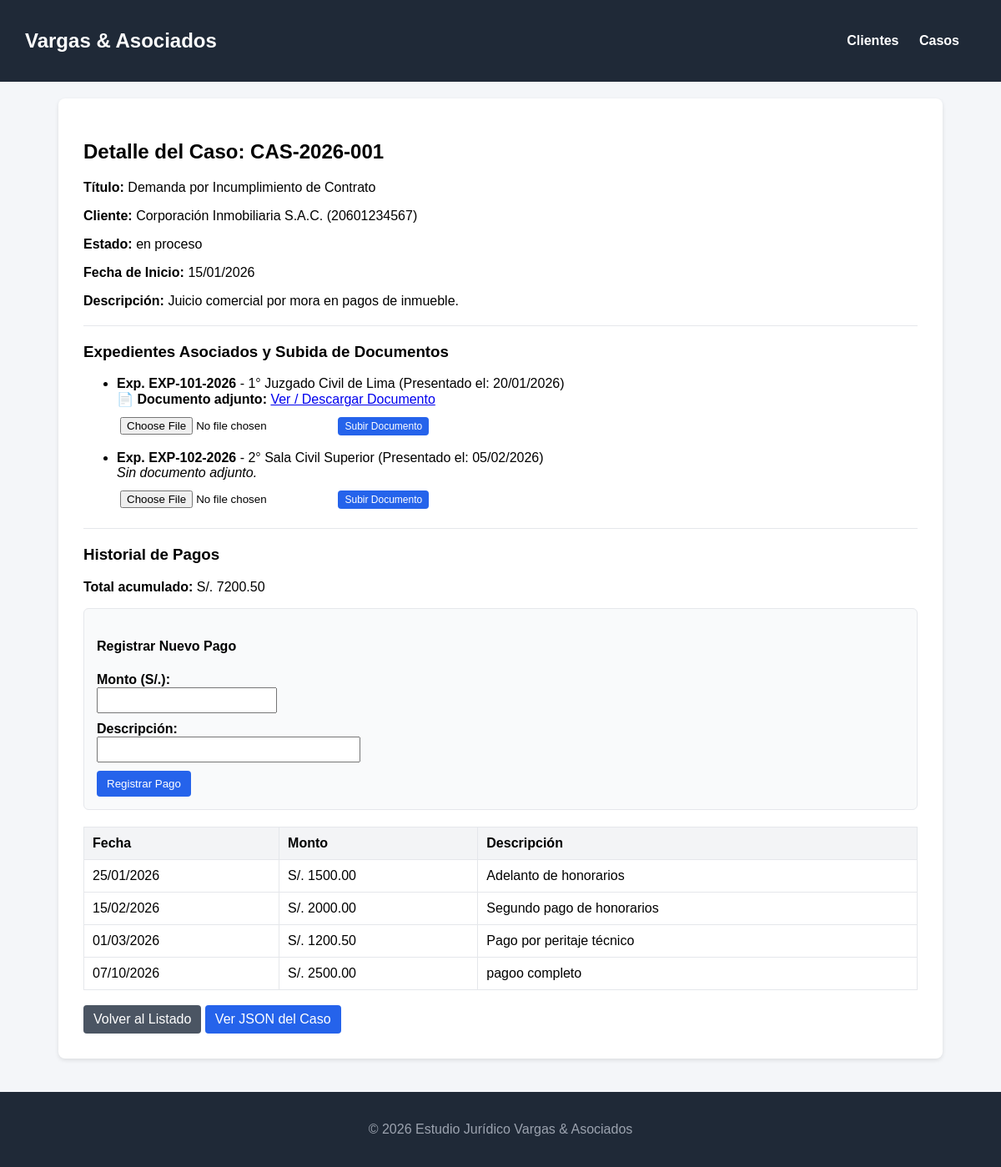
The page /casos/1/ on the database its author committed.
### casos/models.py (models this page shows, shortened)
class Caso(models.Model):
    codigo = models.CharField(max_length=20, unique=True)
    titulo = models.CharField(max_length=200)
    descripcion = models.TextField()
    fecha_inicio = models.DateField()
    cliente = models.ForeignKey(Cliente, on_delete=models.PROTECT, related_name='casos')
    estado = models.ForeignKey(EstadoCaso, on_delete=models.PROTECT, related_name='casos')
    abogados = models.ManyToManyField(User, related_name='casos_asignados')
    def total_pagado(self):
        resultado = self.pagos.aggregate(total=Sum('monto'))['total']
        return resultado if resultado is not None else 0.00

class Cliente(models.Model):
    nombres = models.CharField(max_length=150)
    documento = models.CharField(max_length=20, unique=True)  # DNI o RUC único
    telefono = models.CharField(max_length=20, blank=True, null=True)
    correo = models.EmailField()

class EstadoCaso(models.Model):
    nombre = models.CharField(max_length=50, unique=True)
    permite_pagos = models.BooleanField(default=True)

class Expediente(models.Model):
    numero = models.CharField(max_length=50, unique=True)
    juzgado = models.CharField(max_length=150)
    fecha_presentacion = models.DateField()
    caso = models.ForeignKey(Caso, on_delete=models.CASCADE, related_name='expedientes')
    documento = models.FileField(upload_to='expedientes/', blank=True, null=True)

class Pago(models.Model):
    caso = models.ForeignKey(Caso, on_delete=models.CASCADE, related_name='pagos')
    monto = models.DecimalField(max_digits=10, decimal_places=2)
    fecha = models.DateField()
    descripcion = models.TextField(blank=True, null=True)

### casos/views.py (the view, shortened to what this page needs)
# urls.py: path('casos/<int:pk>/', views.detalle_caso, name='detalle_caso'),
def detalle_caso(request, pk):
    caso = get_object_or_404(Caso, pk=pk)
    expedientes = caso.expedientes.all()
    pagos = caso.pagos.all()
    return render(request, 'casos/caso_detail.html', {
        'caso': caso,
        'expedientes': expedientes,
        'pagos': pagos,
    })

### templates/casos/caso_detail.html (shortened to what this page needs)
{% extends 'casos/base.html' %}
{% block contenido %}
<h2>Detalle del Caso: {{ caso.codigo }}</h2>
<p><strong>Título:</strong> {{ caso.titulo }}</p>
<p><strong>Cliente:</strong> {{ caso.cliente.nombres }} ({{ caso.cliente.documento }})</p>
<p><strong>Estado:</strong> {{ caso.estado.nombre }}</p>
<p><strong>Fecha de Inicio:</strong> {{ caso.fecha_inicio|date:"d/m/Y" }}</p>
<p><strong>Descripción:</strong> {{ caso.descripcion }}</p>
<hr style="margin: 20px 0; border: 0; border-top: 1px solid #e5e7eb;">
<h3>Expedientes Asociados y Subida de Documentos</h3>
<ul>
    {% for exp in expedientes %}
        <li style="margin-bottom: 15px;">
            <strong>Exp. {{ exp.numero }}</strong> - {{ exp.juzgado }} (Presentado el: {{ exp.fecha_presentacion|date:"d/m/Y" }})
            {% if exp.documento %}
                <br>📄 <strong>Documento adjunto:</strong> <a href="{{ exp.documento.url }}" target="_blank">Ver / Descargar Documento</a>
            {% else %}
                <br><em>Sin documento adjunto.</em>
            {% endif %}
            <form method="POST" enctype="multipart/form-data" style="margin-top: 8px;">
                <input type="file" name="documento" required style="padding: 4px;">
                <button type="submit" name="btn_documento" class="btn" style="padding: 4px 8px; font-size: 12px;">Subir Documento</button>
            </form>
        </li>
    {% empty %}
        <li>No hay expedientes registrados para este caso.</li>
    {% endfor %}
</ul>
<hr style="margin: 20px 0; border: 0; border-top: 1px solid #e5e7eb;">
<h3>Historial de Pagos</h3>
<p><strong>Total acumulado:</strong> S/. {{ caso.total_pagado|floatformat:2 }}</p>
<div style="background-color: #f9fafb; padding: 15px; border-radius: 6px; border: 1px solid #e5e7eb; margin-bottom: 20px;">
    <h4>Registrar Nuevo Pago</h4>
    <form method="POST">
        <div style="margin-bottom: 10px;">
            <label for="monto"><strong>Monto (S/.):</strong></label><br>
            <input type="number" step="0.01" name="monto" id="monto" required style="padding: 6px; width: 200px;">
        </div>
        <div style="margin-bottom: 10px;">
            <label for="descripcion"><strong>Descripción:</strong></label><br>
            <input type="text" name="descripcion" id="descripcion" style="padding: 6px; width: 300px;">
        </div>
        <button type="submit" name="btn_pago" class="btn">Registrar Pago</button>
    </form>
</div>
<table>
    <thead>
        <tr>
            <th>Fecha</th>
            <th>Monto</th>
            <th>Descripción</th>
        </tr>
    </thead>
    <tbody>
        {% for pago in pagos %}
        <tr>
            <td>{{ pago.fecha|date:"d/m/Y" }}</td>
            <td>S/. {{ pago.monto|floatformat:2 }}</td>
            <td>{{ pago.descripcion|default:"-" }}</td>
        </tr>
        {% empty %}
        <tr>
            <td colspan="3">No se registran pagos para este caso.</td>
        </tr>
        {% endfor %}
    </tbody>
</table>
<br>
<a href="{% url 'lista_casos' %}" class="btn btn-secondary">Volver al Listado</a>
<a href="{% url 'api_caso' caso.id %}" target="_blank" class="btn">Ver JSON del Caso</a>
{% endblock %}

### templates/casos/base.html (shortened to what this page needs)
<!DOCTYPE html>
<html lang="es">
<head>
</head>
<body>
    <header>
        <h2>Vargas & Asociados</h2>
        <nav>
            <a href="{% url 'lista_clientes' %}">Clientes</a>
            <a href="{% url 'lista_casos' %}">Casos</a>
        </nav>
    </header>
    <div class="container">
        {% block contenido %}{% endblock %}
    </div>
    <footer>
        <p>&copy; 2026 Estudio Jurídico Vargas & Asociados</p>
    </footer>
</body>
</html>

### templates/casos/base.html (style rules this page uses)
body { font-family: Arial, sans-serif; margin: 0; padding: 0; background-color: #f4f6f9; }
header { background-color: #1f2937; color: white; padding: 15px 30px; display: flex; justify-content: space-between; align-items: center; }
nav a { color: white; margin-right: 20px; text-decoration: none; font-weight: bold; }
.container { padding: 30px; max-width: 1000px; margin: 20px auto; background: white; border-radius: 8px; box-shadow: 0 2px 5px rgba(0,0,0,0.1); }
footer { text-align: center; padding: 20px; background-color: #1f2937; color: #9ca3af; margin-top: 40px; }
table { width: 100%; border-collapse: collapse; margin-top: 15px; }
table, th, td { border: 1px solid #e5e7eb; padding: 10px; text-align: left; }
th { background-color: #f3f4f6; }
.btn { display: inline-block; padding: 8px 12px; background-color: #2563eb; color: white; text-decoration: none; border-radius: 4px; border: none; cursor: pointer; }
.btn-secondary { background-color: #4b5563; }

### rows shown on the page
Caso: codigo "CAS-2026-001", titulo "Demanda por Incumplimiento de Contrato", cliente.nombres "Corporación Inmobiliaria S.A.C.", cliente.documento "20601234567", estado.nombre "en proceso", fecha_inicio "15/01/2026", descripcion "Juicio comercial por mora en pagos de inmueble.", total_pagado "7200.50"
Expediente: numero "EXP-101-2026", juzgado "1° Juzgado Civil de Lima", fecha_presentacion "20/01/2026"
Expediente: numero "EXP-102-2026", juzgado "2° Sala Civil Superior", fecha_presentacion "05/02/2026", shows "Sin documento adjunto."
Pago: fecha "25/01/2026", monto "1500.00", descripcion "Adelanto de honorarios"
Pago: fecha "15/02/2026", monto "2000.00", descripcion "Segundo pago de honorarios"
Pago: fecha "01/03/2026", monto "1200.50", descripcion "Pago por peritaje técnico"
Pago: fecha "07/10/2026", monto "2500.00", descripcion "pagoo completo"
